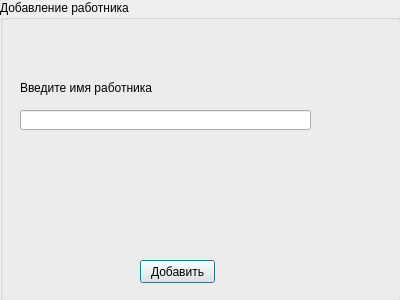
<?xml version="1.0" encoding="UTF-8"?>
<ui version="4.0">
 <class>addSpecialist</class>
 <widget class="QDialog" name="addSpecialist">
  <property name="geometry">
   <rect>
    <x>0</x>
    <y>0</y>
    <width>400</width>
    <height>300</height>
   </rect>
  </property>
  <property name="windowTitle">
   <string>Dialog</string>
  </property>
  <widget class="QGroupBox" name="groupBox">
   <property name="geometry">
    <rect>
     <x>0</x>
     <y>0</y>
     <width>401</width>
     <height>301</height>
    </rect>
   </property>
   <property name="title">
    <string>Добавление работника</string>
   </property>
   <widget class="QLabel" name="label">
    <property name="geometry">
     <rect>
      <x>20</x>
      <y>80</y>
      <width>141</width>
      <height>16</height>
     </rect>
    </property>
    <property name="text">
     <string>Введите имя работника</string>
    </property>
   </widget>
   <widget class="QLineEdit" name="specialistName">
    <property name="geometry">
     <rect>
      <x>20</x>
      <y>110</y>
      <width>291</width>
      <height>20</height>
     </rect>
    </property>
   </widget>
   <widget class="QPushButton" name="pushButton">
    <property name="geometry">
     <rect>
      <x>140</x>
      <y>260</y>
      <width>75</width>
      <height>23</height>
     </rect>
    </property>
    <property name="text">
     <string>Добавить</string>
    </property>
   </widget>
  </widget>
 </widget>
 <resources/>
 <connections/>
</ui>
